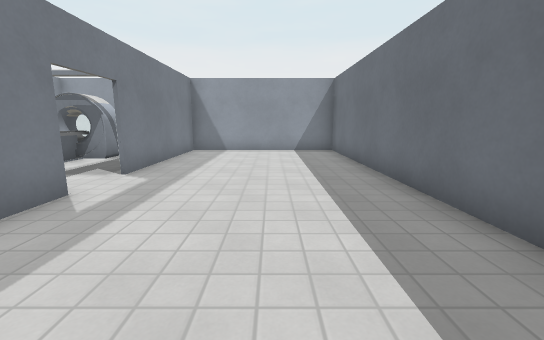
view 1 (above)

12 first-person views from a walk through a Godot game level. The camera is 1.2 m above the floor, tilts 10° down and sees 90° across. The floor is counted in squares, 1 m on a side. Each view is taken from the middle of a square. On the plan, view 1 faces up. The plan holds only what a view shows up to about 13 squares ahead; the rest is blank. Characters and animated objects are not drawn. Door leaves are left out where a doorway can be walked through. Surface patterns are stand-ins for the level's own textures.

view 2
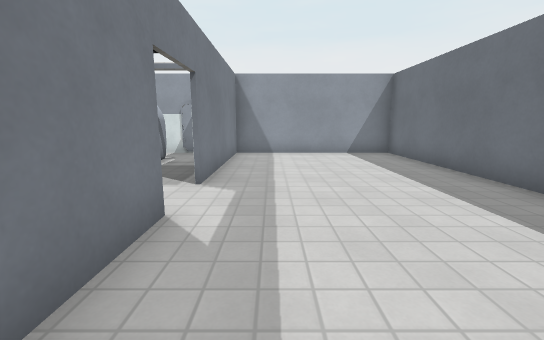

view 3
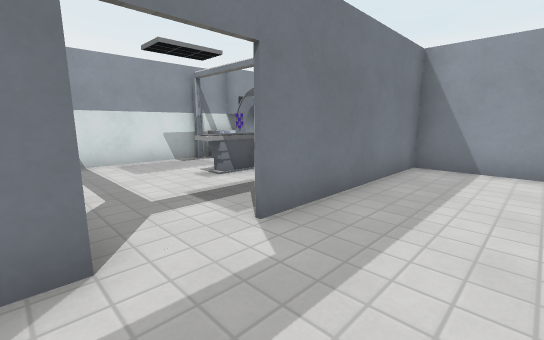

view 4
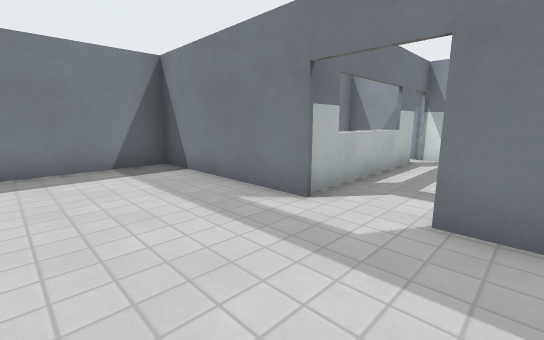

view 5
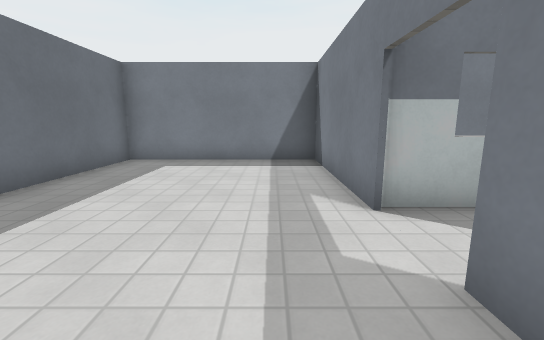

view 6
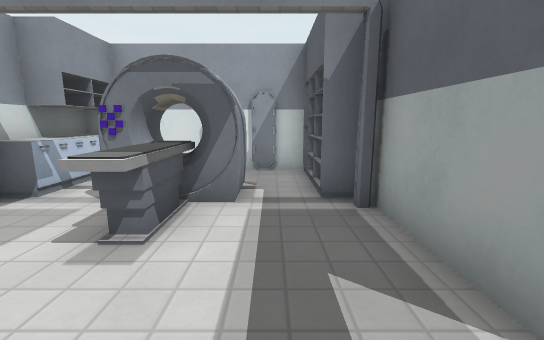

view 7
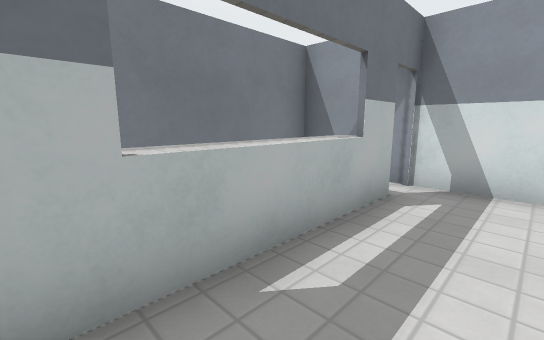

view 8
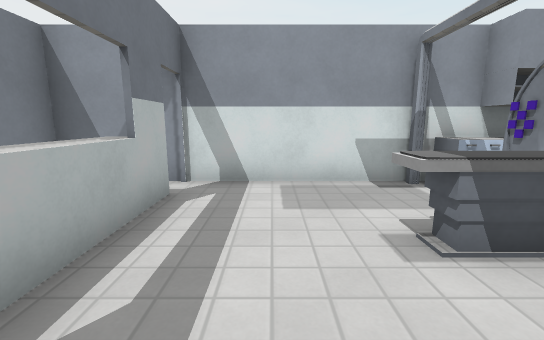

view 9
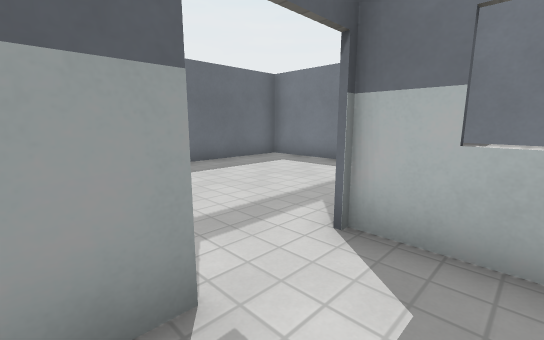

view 10
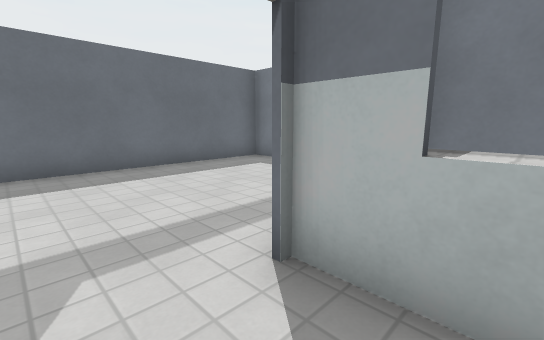

view 11
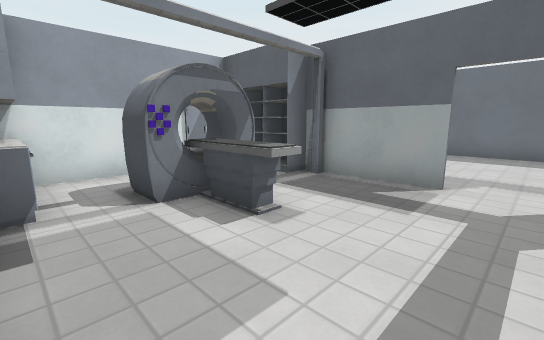

view 12
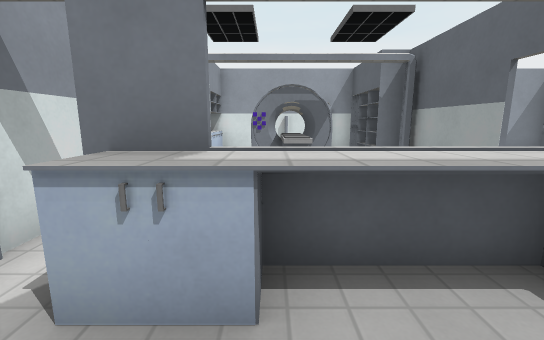

### Floor plan
Key: @ floor where view 1 was taken; # wall or solid block; . floor; D open door; ^ raised ledge.
Columns run from 10 left of view 1 to 3 right of it. Each row starts with its distance up from view 1.
 12  #############
 11  #....#......#
 10 ##.##.#......#
  9 ##.##.#......#
  8 #..^^.#......#
  7 #.....##.....#
  6 #......D.....#
  5 #......D.....#
  4 #D^^^^##.....#
  3 #......#.....#
  2 #  .  ##.....#
  1  ######......#
  0       #...@..#
 -1       ########

Where each view was taken, in squares from view 1:
view 1: 0 up, 0 right, facing up
view 2: 1 up, 2 left, facing up
view 3: 4 up, 1 left, facing up-left
view 4: 7 up, 0 right, facing down-left
view 5: 8 up, 2 left, facing down
view 6: 5 up, 5 left, facing up
view 7: 6 up, 4 left, facing down-left
view 8: 6 up, 4 left, facing left
view 9: 7 up, 5 left, facing down-right
view 10: 6 up, 5 left, facing down-right
view 11: 5 up, 9 left, facing up-right
view 12: 2 up, 7 left, facing up
